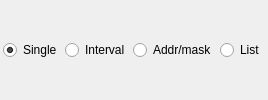
                     <widget class="QFrame" name="frameSipMeaning">
                      <property name="sizePolicy">
                       <sizepolicy hsizetype="Preferred" vsizetype="Fixed">
                        <horstretch>1</horstretch>
                        <verstretch>0</verstretch>
                       </sizepolicy>
                      </property>
                      <property name="frameShape">
                       <enum>QFrame::NoFrame</enum>
                      </property>
                      <property name="frameShadow">
                       <enum>QFrame::Plain</enum>
                      </property>
                      <layout class="QHBoxLayout">
                       <property name="spacing">
                        <number>3</number>
                       </property>
                       <property name="margin">
                        <number>3</number>
                       </property>
                       <item>
                        <widget class="IQFRadioButton" name="radioButtonSIPSingle">
                         <property name="sizePolicy">
                          <sizepolicy hsizetype="Preferred" vsizetype="Fixed">
                           <horstretch>0</horstretch>
                           <verstretch>0</verstretch>
                          </sizepolicy>
                         </property>
                         <property name="text">
                          <string>Single</string>
                         </property>
                         <property name="checked">
                          <bool>true</bool>
                         </property>
                        </widget>
                       </item>
                       <item>
                        <widget class="IQFRadioButton" name="radioButtonSIPInterval">
                         <property name="sizePolicy">
                          <sizepolicy hsizetype="Preferred" vsizetype="Fixed">
                           <horstretch>0</horstretch>
                           <verstretch>0</verstretch>
                          </sizepolicy>
                         </property>
                         <property name="text">
                          <string>Interval</string>
                         </property>
                        </widget>
                       </item>
                       <item>
                        <widget class="IQFRadioButton" name="radioButtonSIPAddrNetmask">
                         <property name="sizePolicy">
                          <sizepolicy hsizetype="Preferred" vsizetype="Fixed">
                           <horstretch>0</horstretch>
                           <verstretch>0</verstretch>
                          </sizepolicy>
                         </property>
                         <property name="text">
                          <string>Addr/mask</string>
                         </property>
                        </widget>
                       </item>
                       <item>
                        <widget class="IQFRadioButton" name="rBSipList">
                         <property name="sizePolicy">
                          <sizepolicy hsizetype="Preferred" vsizetype="Fixed">
                           <horstretch>0</horstretch>
                           <verstretch>0</verstretch>
                          </sizepolicy>
                         </property>
                         <property name="text">
                          <string>List</string>
                         </property>
                        </widget>
                       </item>
                      </layout>
                     </widget>
